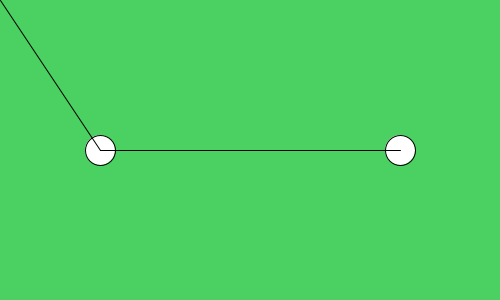
Frame 1 (no input)
Frame 60 (the mouse pressed at the canvas centre just before this capture): identical to frame 1, image omitted
Frame 120 (the mouse held since frame 60 and released just before this capture): blank canvas, image omitted

The Processing sketch that drew this single still picture (run headless with seeded random() and noise(); from frame 60 on, the mouse is pressed at the canvas centre):

// Processing sketch: week17_two_ball_collision
// ── week17_two_ball_collision.pde
//想要做出撞球/彈珠台
//球互相撞
//這個程式有錯, 入射角 != 反射角, 因為另一個球也會動
float ballX=100, ballY=150, ballVX=0, ballVY=0; //我們
float Ax=400, Ay=150, Avx=0, Avy=0;//Ball A 被打的球
void setup(){
  size(500,300);
}
void draw(){
  background(#4AD161);
  ellipse(ballX, ballY, 30,30);
  ellipse(Ax, Ay, 30, 30);
  if(ballX+ballVX>500-15 || ballX+ballVX<15){
    ballVX=-ballVX;
  }
  if(ballY+ballVY>300-15 || ballY+ballVY<15){
    ballVY=-ballVY;
  }
  if(Ax+Avx>500-15 || Ax+Avx<15){
    Avx = - Avx;
  }
  if(Ay+Avy>300-15 || Ay+Avy<15){
    Avy = - Avy;
  }
  if( collision() ){
  }else{
  }    
    ballX+=ballVX;
    ballY+=ballVY;
    Ax+=Avx;
    Ay+=Avy;
  
  ballVX*=0.99;
  ballVY*=0.99;
  Avx *=0.99;
  Avy *=0.99;
  if(abs(Avx)<0.001) Avx=0;
  if(abs(Avy)<0.001) Avy=0;
  if(abs(ballVX)<0.001) ballVX=0;
  if(abs(ballVY)<0.001) ballVY=0;
  line(ballX,ballY,mouseX,mouseY);
  line(ballX,ballY,Ax,Ay);
}
void mousePressed(){
  ballVX = (ballX-mouseX)/10.0;
  ballVY = (ballY-mouseY)/10.0;
}
boolean collision(){
  if( dist(ballX+ballVX,ballY+ballVY,Ax+Avx,Ay+Avy)<30 ){  
    drawTangent();
    drawInput();
    drawOutput();
    //ballVX=0; ballVY=0; Avx=0; Avy=0;
    return true;//有撞到
  }else return false;//沒有撞到
}
void drawTangent(){
  float cx = (ballX+Ax)/2;
  float cy = (ballY+Ay)/2;
  ellipse(cx,cy,3,3);
  float dx = (ballX-Ax);
  float dy = (ballY-Ay);
  line(cx-dy*10, cy+dx*10, cx+dy*10, cy-dx*10);
  line(cx, cy, cx-ballVX*10, cy-ballVY*10);
  {
    float ddx=ballVX, ddy=ballVY;
    nx=ballX-Ax;
    ny=ballY-Ay;
    float len = sqrt(nx*nx+ny*ny);
    nx /= len; 
    ny /= len;
    float inner = nx*ddx+ny*ddy;
    nextX=ddx-inner*nx*2;
    nextY=ddy-inner*ny*2;
    solveMV();
    
    Avx = nx*scale2;
    Avy = ny*scale2;
    
    ballVX=nextX*scale;
    ballVY=nextY*scale;
    line(cx, cy, cx+nextX, cy+nextY);
  }
}
float nx, ny;
float scale, scale2;
float nextX, nextY;
void solveMV(){
  float m1=1, m2=1;
  float vx1=ballVX, vy1=ballVY;
  float vx2=Avx, vy2=Avy;
  // m1*vx1+m2*vx2 == m1*nextX*scale + m2*nx*scale2  (*ny)
  // m1*vy1+m2*vy2 == m1*nextY*scale + m2*ny*scale2  (*nx)
  // ny*(m1*vx1+m2*vx2)-nx*(m1*vy1+m2*vy2) == (ny*m1*nextX-nx*m1*nextY)  *scale
  scale = (ny*(m1*vx1+m2*vx2)-nx*(m1*vy1+m2*vy2) ) / (ny*m1*nextX-nx*m1*nextY);
  scale2 = (m1*vx1+m2*vx2-m1*nextX*scale)/(m2*nx);
  println(scale, scale2);
  println("eq1", m1*vx1+m2*vx2, m1*nextX*scale + m2*nx*scale2);
  println("eq2", m1*vy1+m2*vy2, m1*nextY*scale + m2*ny*scale2);

}
void drawInput(){
  line(ballX,ballY, ballX+ballVX*10, ballY+ballVY*10);
}
void drawOutput(){
  float dx=ballVX*10, dy=ballVY*10;
  float nx=ballX-Ax, ny=ballY-Ay;
  float len = sqrt(nx*nx+ny*ny);
  nx /= len; 
  ny /= len;
  float inner = nx*dx+ny*dy;
  nextX=dx-inner*nx*2;
  nextY=dy-inner*ny*2;
  line(ballX,ballY, ballX+nextX, ballY+nextY);
}
